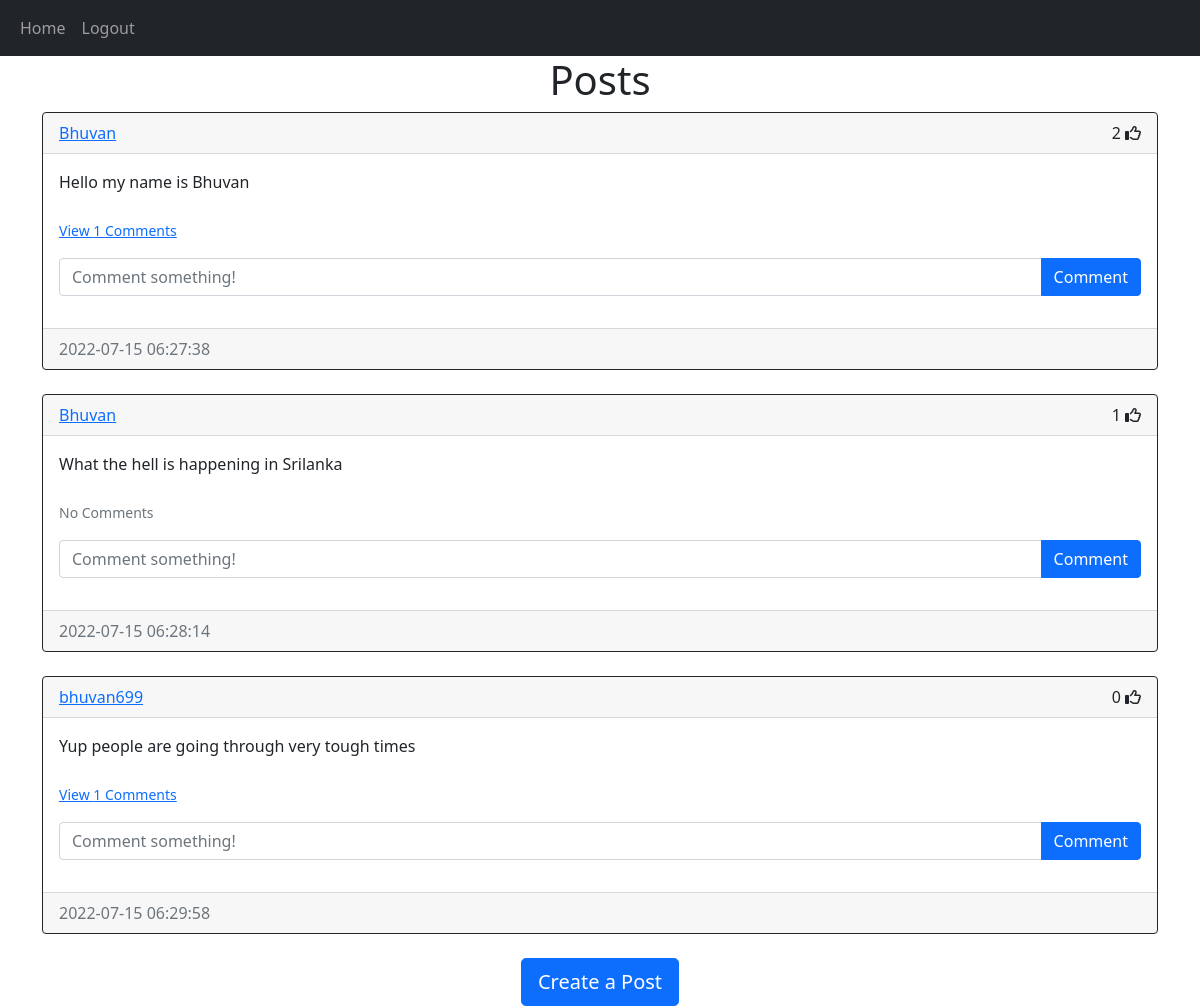
Screenshot of /home (signed in) with the database file from the repository.
### website/models.py (models this page shows)
class Post(db.Model):
    id = db.Column(db.Integer, primary_key=True)
    text = db.Column(db.Text, nullable=False)
    date_created = db.Column(db.DateTime(timezone=True), default=func.now())
    author = db.Column(db.Integer, db.ForeignKey(
        'user.id', ondelete="CASCADE"), nullable=False)
    comments = db.relationship('Comment', backref='post', passive_deletes=True)
    likes = db.relationship('Like', backref='post', passive_deletes=True)

class User(db.Model, UserMixin):
    id = db.Column(db.Integer, primary_key=True)
    email = db.Column(db.String(150), unique=True)
    username = db.Column(db.String(150), unique=True)
    password = db.Column(db.String(150))
    date_created = db.Column(db.DateTime(timezone=True), default=func.now())
    posts = db.relationship('Post', backref='user', passive_deletes=True)
    comments = db.relationship('Comment', backref='user', passive_deletes=True)
    likes = db.relationship('Like', backref='user', passive_deletes=True)

### website/views.py (the view)
@views.route("/")
@views.route("/home")
@login_required
def home():
    posts = Post.query.all()
    return render_template("home.html", user=current_user, posts=posts)

### website/__init__.py (called while the page is built)
def create_app():
    app = Flask(__name__)
    app.config['SECRET_KEY'] = "helloworld"
    app.config['SQLALCHEMY_DATABASE_URI'] = f'sqlite:///{DB_NAME}'
    db.init_app(app)
    from .views import views
    from .auth import auth
    app.register_blueprint(views, url_prefix="/")
    app.register_blueprint(auth, url_prefix="/")
    from .models import User, Post, Comment, Like
    create_database(app)
    login_manager = LoginManager()
    login_manager.login_view = "auth.login"
    login_manager.init_app(app)
    @login_manager.user_loader
    def load_user(id):
        return User.query.get(int(id))
    return app

### website/templates/home.html
{% extends "posts_div.html" %} {% block title %}Home{% endblock %}

### website/templates/posts_div.html (shortened to what this page needs)
{% extends "base.html" %} {% block title %}Home{% endblock %} {% block content
%}
<h1 align="center">{% block header %}Posts{% endblock %}</h1>
<div id="posts">
  {% for post in posts %}
  <div class="card border-dark">
    <div class="card-header d-flex justify-content-between align-items-center">
      <a href="/posts/{{post.user.username}}">{{post.user.username}}</a>
      <div>
        <span id="likes-count-{{post.id}}">
        {{ post.likes|length }}</span>
        {% if user.id in post.likes|map(attribute="author")|list %}
        <i
          class="fas fa-thumbs-up"
          id="like-button-{{post.id}}"
          onclick="like({{post.id}})"
        ></i>
        {% else %}
        <i
          class="far fa-thumbs-up"
          id="like-button-{{post.id}}"
          onclick="like({{post.id}})"
        ></i>
        {% endif %}
      </div>
    </div>
    <div class="card-body">
      <div class="card-text">{{post.text}}</div>
      <br />
      <p class="card-text">
        {% if post.comments|length > 0 %}
        <a data-bs-toggle="collapse" href="#comments-{{post.id}}" role="button">
          <small>View {{post.comments|length}} Comments</small>
        </a>
        {% else %}
        <small class="text-muted">No Comments</small>
        {% endif %}
      </p>
      <form
        class="input-group mb-3"
        method="POST"
        action="/create-comment/{{post.id}}"
      >
        <input
          type="text"
          id="text"
          name="text"
          class="form-control"
          placeholder="Comment something!"
        />
        <button type="submit" class="btn btn-primary">Comment</button>
      </form>
    </div>
    <div class="card-footer text-muted">{{post.date_created}}</div>
  </div>
  <br/ > {% endfor %}
</div>
{% block footer %}
<div align="center">
  <a href="/create-post"
    ><button type="button" class="btn btn-primary btn-lg">
      Create a Post
    </button></a
  >
</div>
{% endblock %} {% endblock %}

### rows the page displays
Post: user.username "Bhuvan", likes|length "2", text "Hello my name is Bhuvan", comments|length "1", date_created "2022-07-15 06:27:38"
Post: user.username "Bhuvan", likes|length "1", text "What the hell is happening in Srilanka", shows "No Comments", date_created "2022-07-15 06:28:14"
Post: user.username "bhuvan699", likes|length "0", text "Yup people are going through very tough times", comments|length "1", date_created "2022-07-15 06:29:58"
